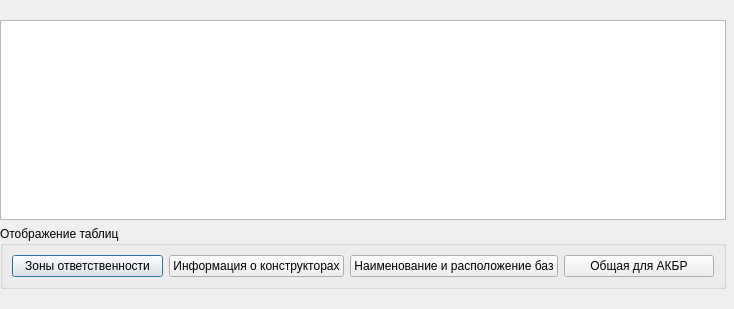
<?xml version="1.0" encoding="UTF-8"?>
<ui version="4.0">
 <class>Dialog</class>
 <widget class="QDialog" name="Dialog">
  <property name="geometry">
   <rect>
    <x>0</x>
    <y>0</y>
    <width>734</width>
    <height>309</height>
   </rect>
  </property>
  <property name="windowTitle">
   <string>Dialog</string>
  </property>
  <widget class="QWidget" name="">
   <property name="geometry">
    <rect>
     <x>0</x>
     <y>20</y>
     <width>726</width>
     <height>269</height>
    </rect>
   </property>
   <layout class="QVBoxLayout" name="verticalLayout">
    <item>
     <widget class="QTableView" name="tableView"/>
    </item>
    <item>
     <widget class="QGroupBox" name="groupBox">
      <property name="title">
       <string>Отображение таблиц</string>
      </property>
      <layout class="QHBoxLayout" name="horizontalLayout">
       <item>
        <widget class="QPushButton" name="pushButton_4">
         <property name="text">
          <string>Зоны ответственности</string>
         </property>
        </widget>
       </item>
       <item>
        <widget class="QPushButton" name="pushButton_3">
         <property name="text">
          <string>Информация о конструкторах</string>
         </property>
        </widget>
       </item>
       <item>
        <widget class="QPushButton" name="pushButton_2">
         <property name="text">
          <string>Наименование и расположение баз</string>
         </property>
        </widget>
       </item>
       <item>
        <widget class="QPushButton" name="pushButton">
         <property name="text">
          <string>Общая для АКБР</string>
         </property>
        </widget>
       </item>
      </layout>
     </widget>
    </item>
   </layout>
  </widget>
 </widget>
 <tabstops>
  <tabstop>pushButton</tabstop>
  <tabstop>pushButton_4</tabstop>
  <tabstop>pushButton_3</tabstop>
  <tabstop>pushButton_2</tabstop>
  <tabstop>tableView</tabstop>
 </tabstops>
 <resources/>
 <connections/>
</ui>
